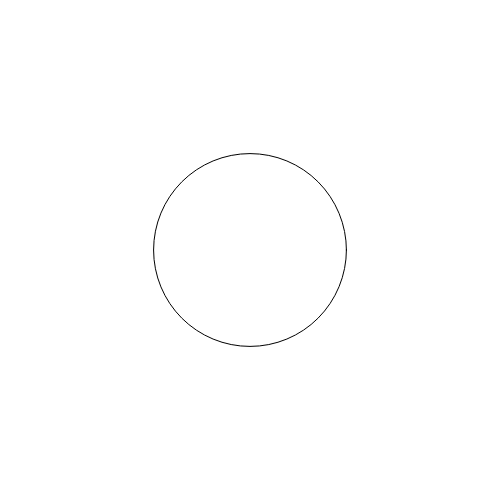
Frame 1 (no input)
Frame 60 (no input): identical to frame 1, image omitted
Frame 120 (the mouse pressed at the canvas centre since frame 60): identical to frame 1, image omitted

The p5.js sketch that drew this single still picture (run headless with seeded random() and noise() and a simulated clock; from frame 60 on, the mouse is pressed at the canvas centre):

// p5.js sketch
// ── sketch.js
 var myFirstArray = [];

function setup() {
  createCanvas(500,500);
  
  for(var i = 0; i<5; i++) {
   myFirstArray[i] = random(12);
  }
   print(myFirstArray);
}

function draw() {
  background(255);
  
  for(var i = 0; i < myFirstArray.length; i++){
    ellipse(width/2, height/2,myFirstArray[i]*20, myFirstArray[i]*20);
  }
}
